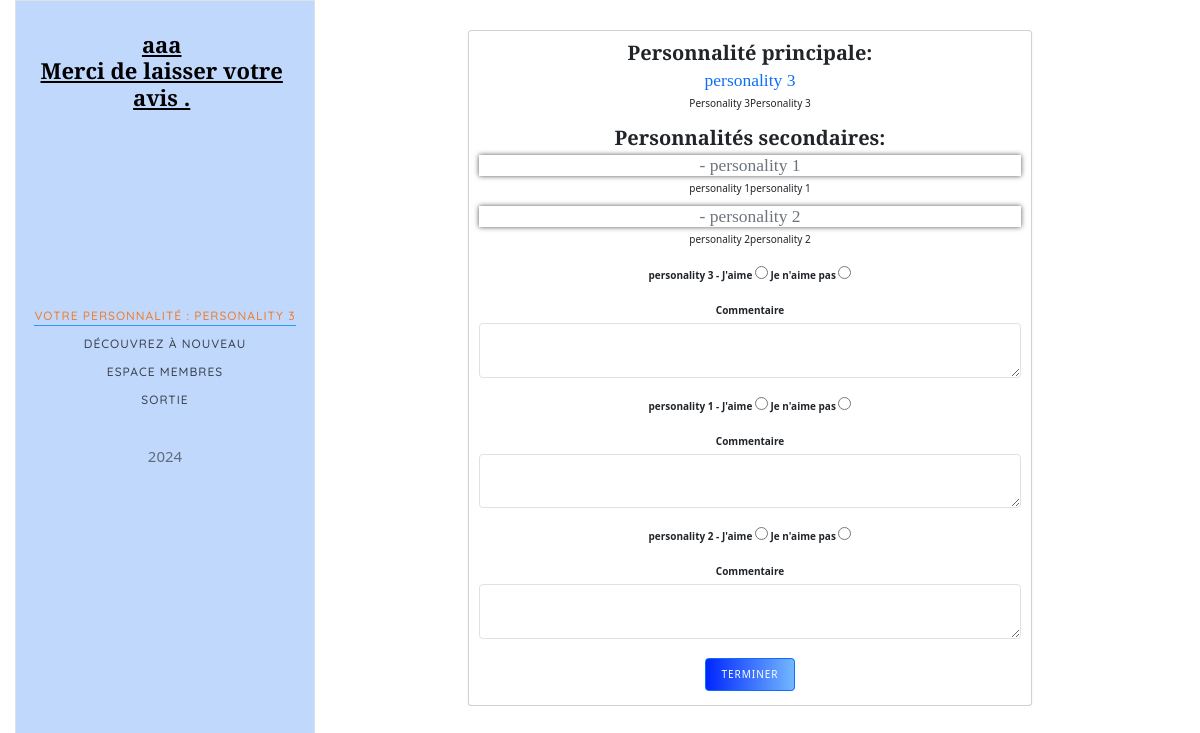
Page /max_overall_personality/1/ on the committed database.
### TestPersonality/models.py (models this page shows, shortened)
class Candidat(models.Model):
    username = models.CharField(max_length=100)
    email = models.CharField(max_length=200, blank=True, null=True)
    genre = models.CharField(max_length=20, choices=(('male', 'Male'), ('female', 'Female')), null=True)
    age_range = models.CharField(max_length=10, choices=AGE_RANGES, null=True)
    categorie_socioprofessionnelle = models.CharField(
        max_length=50,
        choices=(
            ('etudiant', 'Étudiant'),
            ('employe', 'Employé'),
            ('cadre', 'Cadre'),
            ('travailleur_independant', 'Travailleur indépendant'),
            ('sans_emploi', 'Sans emploi'),
            ('autre', 'Autre'),
        ),
        null=True,
    )
    autre_categorie = models.CharField(max_length=100,blank=True, null=True)
    ville = models.CharField(max_length=50, choices=MOROCCAN_CITIES, null=True)

class Personality(models.Model):
    name = models.CharField(max_length=100)
    description = models.CharField(max_length=4000 , null = True)
    def get_principal_personality_likes(self):
        return self.opinion_set.filter(type_personality='Personnalité principale', likes=True).count()
    get_principal_personality_likes.short_description = 'Number of Likes for Principal Personality'

### TestPersonality/views.py (the view, shortened to what this page needs)
# urls.py: path('max_overall_personality/<int:candidat_id>/', MaxOverallPersonalityView.as_view(), name='max_overall_personality'),
class MaxOverallPersonalityView(View):
    template_name = 'yourpersonality.html'
    def get(self, request, candidat_id):
        user_responses = Response.objects.filter(candidat__id=candidat_id)
        candidat = get_object_or_404(Candidat, id=candidat_id)
        principal_personality_data = Personality.objects.filter(
            choice__response__in=user_responses
        ).values('name', 'description').annotate(total_count=Count('name')).order_by(F('total_count').desc()).first()
        principal_personality = {
            'name': principal_personality_data['name'],
            'description': principal_personality_data['description']
        } if principal_personality_data else None
        secondary_personalities_data = Personality.objects.filter(
            choice__response__in=user_responses
        ).values('name', 'description').annotate(total_count=Count('name')).order_by(F('total_count').desc())[1:3]
        secondary_personalities = []
        for personality_data in secondary_personalities_data:
            personality = {
                'name': personality_data['name'],
                'description': personality_data['description']
            }
            secondary_personalities.append(personality)
        context = {
            'candidat': candidat,
            'principal_personality': principal_personality,
            'secondary_personalities': secondary_personalities,
            'candidat_id': candidat_id,
        }
        return render(request, self.template_name, context)

### TestPersonality/templates/yourpersonality.html (shortened to what this page needs)
{% extends "base.html" %}
{% load static %}
{% block sidebar %}
<aside id="colorlib-aside" role="complementary" class="border js-fullheight">
    <div class="text-center">
        <h1 id="colorlib-logo"><a href="index.html">{{ candidat.username }}<br>Merci de laisser votre avis .</a></h1>
		<div class="author-img" style=""></div>
    </div>
    <nav id="colorlib-main-menu" role="navigation" class="navbar">
        <div >
            <ul>
                <li class="active"><a href="#" data-nav-section="home">votre personnalité : {{ principal_personality.name }}</a></li>
                <li><a href="{% url 'TestPersonality:questionnaire' candidat.id  %}">Découvrez à nouveau</a></li>
				<li><a href="{% url 'TestPersonality:register_student' %}">Espace Membres</a></li>
				<li><a href="{% url 'TestPersonality:test'%}">Sortie</a></li>
            </ul>
        </div>
    </nav>
    <div class="colorlib-footer">
    </div>
</aside>
{% endblock %}
{% block content %}
<div class="container mt-5">
    <div class="row justify-content-center">
        <div class="col-md-6 col-lg-8">
            <div class="card shadow-sm">
                <div class="card-body text-center">
                    <h2 class="font-weight-bold">Personnalité principale:</h2>
                    <h3 class="animated-text text-primary" style="box-shadow: 0 0 5px #fff;">{{ principal_personality.name }}</h3>
                    <p>{{ principal_personality.description }}</p>
                    <h2 class="font-weight-bold mt-4">Personnalités secondaires:</h2>
                    {% for personality in secondary_personalities %}
                    <h3 class="animated-text text-secondary" style="box-shadow: 0 0 5px #555;">- {{ personality.name }}</h3>
                    <p>{{ personality.description }}</p>
                    {% endfor %}
                    <form action="{% url 'TestPersonality:submit_opinion' %}" method="post" class="mt-4">
                        <div class="form-group">
                            <label> {{ principal_personality.name }} - J'aime</label>
                            <input type="radio" name="likes_principal" value="True">
                            <label>Je n'aime pas</label>
                            <input type="radio" name="dislikes_principal" value="True">
                        </div>
                        <div class="form-group">
                            <label for="comments_principal">Commentaire</label>
                            <textarea name="comments_principal" id="comments_principal" class="form-control" rows="3"></textarea>
                        </div>
                        {% for personality in secondary_personalities %}
                        <div class="form-group">
                            <label>{{ personality.name }} - J'aime</label>
                            <input type="radio" name="likes_{{ personality.name }}" value="True">
                            <label>Je n'aime pas</label>
                            <input type="radio" name="dislikes_{{ personality.name }}" value="True">
                        </div>
                        <div class="form-group">
                            <label for="comments_{{ personality.name }}">Commentaire</label>
                            <textarea name="comments_{{ personality.name }}" id="comments_{{ personality.name }}" class="form-control" rows="3"></textarea>
                        </div>
                        {% endfor %}
                        <button class="btn btn-primary btn-grad" type="submit">Terminer</button>
                    </form>
                </div>
            </div>
        </div>
    </div>
</div>
{% endblock %}

### TestPersonality/static/css/style.css (style rules this page uses)
.form-control { border-left: none; }
body { font-family: "Quicksand", Arial, sans-serif; font-weight: 400; font-size: 15px; line-height: 1.8; color: rgba(0, 0, 0, 0.7); }
a { color: #2c98f0; -webkit-transition: 0.5s; -o-transition: 0.5s; transition: 0.5s; }
p { margin-bottom: 1.5em; }
h1, h2, h3, h4, h5, h6 { color: #000; font-family: "Playfair Display", Georgia, serif; font-weight: 400; margin: 0 0 30px 0; }
#colorlib-aside { padding-top: 3em; padding-bottom: 40px; float: left; width: 300px; position: fixed; overflow-y: scroll; z-index: 1001; background: #c0d8fc; -webkit-transition: 0.5s; -o-transition: 0.5s; transition: 0.5s; }
#colorlib-aside .author-img { width: 150px; height: 150px; margin: 0 auto; margin-bottom: 30px; -webkit-border-radius: 50%; -moz-border-radius: 50%; -ms-border-radius: 50%; border-radius: 50%; }
#colorlib-aside #colorlib-logo { text-align: right; font-weight: 700; font-size: 22px; margin-bottom: .5em; display: block; width: 100%; }
#colorlib-aside #colorlib-logo a { display: block; text-align: center; color: #000; padding-right: .3em; }
#colorlib-aside #colorlib-main-menu { display: block; width: 100%; }
#colorlib-aside #colorlib-main-menu ul { text-align: center; margin: 0; padding: 0; }
#colorlib-aside #colorlib-main-menu ul li { margin: 0 0 10px 0; padding: 0; list-style: none; font-size: 12px; font-weight: 500; text-transform: uppercase; letter-spacing: 1px; }
#colorlib-aside #colorlib-main-menu ul li a { color: rgba(0, 0, 0, 0.7); text-decoration: none; position: relative; padding: 10px 0; font-family: "Quicksand", Arial, sans-serif; -webkit-transition: 0.3s; -o-transition: 0.3s; transition: 0.3s; }
#colorlib-aside #colorlib-main-menu ul li a:after { content: ""; position: absolute; height: 1px; bottom: 7px; left: 0; right: 0; background-color: #2c98f0; visibility: hidden; -webkit-transform: scaleX(0); -moz-transform: scaleX(0); -ms-transform: scaleX(0); -o-transform: scaleX(0); transform: scaleX(0); -webkit-transition: all 0.3s cubic-bezier(0.175, 0.885, 0.32, 1.275); -moz-transition: all 0.3s cubic-bezier(0.175, 0.885, 0.32, 1.275); -ms-transition: all 0.3s cubic-bezier(0.175, 0.885, 0.32, 1.275); -o-transition: all 0.3s cubic-bezier(0.175, 0.885, 0.32, 1.275); transition: all 0.3s cubic-bezier(0.175, 0.885, 0.32, 1.275); }
#colorlib-aside #colorlib-main-menu ul li.active a { color: #ed7d2b; }
#colorlib-aside #colorlib-main-menu ul li.active a:after { visibility: visible; -webkit-transform: scaleX(1); -moz-transform: scaleX(1); -ms-transform: scaleX(1); -o-transform: scaleX(1); transform: scaleX(1); }
#colorlib-aside .colorlib-footer { font-size: 15px; text-align: center; font-weight: 400; color: rgba(0, 0, 0, 0.5); padding: 0 20px; width: 100%; }
.author-img { background-size: cover; background-position: center center; background-repeat: no-repeat; position: relative; }
.btn { margin-right: 4px; margin-bottom: 4px; font-family: "Quicksand", Arial, sans-serif; font-size: 12px; font-weight: 400; text-transform: uppercase; letter-spacing: 1px; -webkit-border-radius: 2px; -moz-border-radius: 2px; -ms-border-radius: 2px; border-radius: 2px; -webkit-transition: 0.5s; -o-transition: 0.5s; transition: 0.5s; padding: 8px 15px !important; }
.btn-primary { background: #2c98f0; color: #fff; border: 2px solid #2c98f0; }
.form-control { -webkit-appearance: none; -moz-appearance: none; appearance: none; -webkit-box-shadow: none; box-shadow: none; background: transparent; border: transparent; background: #f2f3f7; height: 54px; font-size: 16px; font-weight: 400; -webkit-transition: 0.3s; -o-transition: 0.3s; transition: 0.3s; -webkit-border-radius: 0; -moz-border-radius: 0; -ms-border-radius: 0; border-radius: 0; }
.animated-text { animation: glow 1s ease-in-out infinite alternate; }
.btn-grad { background-image: linear-gradient(to right,#0026ff, #73b7ff); border: none; color: white; padding: 10px 20px; text-align: center; text-decoration: none; display: inline-block; font-size: 16px; margin: 4px 2px; cursor: pointer; border-radius: 25px; transition: background 0.3s, transform 0.3s; }

### rows in the picture
Candidat: username "aaa"
Personality: name "PERSONALITY 3", name "personality 3", description "Personality 3Personality 3"
Personality: name "personality 1", description "personality 1personality 1"
Personality: name "personality 2", description "personality 2personality 2"
